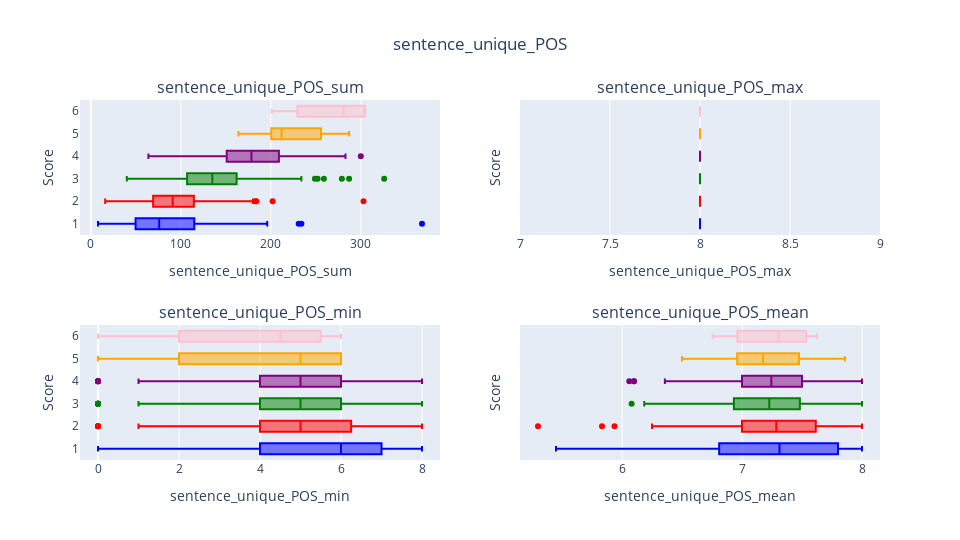

Here is the notebook cell this chart was saved with:
### Code cell
plot_all("sentence_unique_POS")

### Figure 1 — Plotly figure (JSON) as saved in the notebook; plotly's stock layout.template omitted (floating-point values rounded to 4 significant figures; data arrays with more than 128 entries replaced by an {"elided": "..."} marker saying what was removed)
{"data": [{"legendgroup": "1", "marker": {"color": "blue"}, "name": "1", "showlegend": false, "type": "box", "x": [46, 150, 93, 55, 117, 76, 63, 155, 24, 234, 159, 48, 24, 67, 96, 368, 8, 231, 45, 101, 69, 196, 72, 109, 87, 65, 87, 153, 39, 86, 39, 76, 56, 72, 48], "xaxis": "x", "yaxis": "y"}, {"legendgroup": "2", "marker": {"color": "red"}, "name": "2", "showlegend": false, "type": "box", "x": {"elided": "129 int values"}, "xaxis": "x", "yaxis": "y"}, {"legendgroup": "3", "marker": {"color": "green"}, "name": "3", "showlegend": false, "type": "box", "x": {"elided": "197 int values"}, "xaxis": "x", "yaxis": "y"}, {"legendgroup": "4", "marker": {"color": "purple"}, "name": "4", "showlegend": false, "type": "box", "x": [175, 154, 171, 247, 220, 151, 177, 199, 77, 151, 165, 166, 105, 175, 97, 175, 198, 185, 203, 201, 190, 116, 214, 245, 184, 147, 283, 83, 130, 163, 227, 173, 132, 232, 139, 202, 213, 163, 205, 212, 178, 122, 143, 278, 187, 186, 210, 152, 174, 209, 179, 200, 133, 169, 233, 155, 241, 195, 96, 186, 189, 152, 151, 148, 233, 225, 300, 159, 181, 208, 178, 176, 232, 188, 170, 129, 114, 112, 188, 135, 198, 183, 241, 187, 202, 168, 150, 147, 229, 224, 164, 219, 209, 179, 207, 107, 155, 213, 215, 260, 230, 64, 128, 226, 122, 146, 168, 147, 151, 144, 231, 209, 155, 135, 188, 178, 220, 193, 189, 151], "xaxis": "x", "yaxis": "y"}, {"legendgroup": "5", "marker": {"color": "orange"}, "name": "5", "showlegend": false, "type": "box", "x": [287, 165, 233, 212, 203, 287, 164, 252, 169, 267, 218, 202, 211, 200, 257], "xaxis": "x", "yaxis": "y"}, {"legendgroup": "6", "marker": {"color": "pink"}, "name": "6", "showlegend": false, "type": "box", "x": [304, 305, 258, 201], "xaxis": "x", "yaxis": "y"}, {"legendgroup": "1", "marker": {"color": "blue"}, "name": "1", "showlegend": false, "type": "box", "x": [8, 8, 8, 8, 8, 8, 8, 8, 8, 8, 8, 8, 8, 8, 8, 8, 8, 8, 8, 8, 8, 8, 8, 8, 8, 8, 8, 8, 8, 8, 8, 8, 8, 8, 8], "xaxis": "x2", "yaxis": "y2"}, {"legendgroup": "2", "marker": {"color": "red"}, "name": "2", "showlegend": false, "type": "box", "x": {"elided": "129 int values"}, "xaxis": "x2", "yaxis": "y2"}, {"legendgroup": "3", "marker": {"color": "green"}, "name": "3", "showlegend": false, "type": "box", "x": {"elided": "197 int values"}, "xaxis": "x2", "yaxis": "y2"}, {"legendgroup": "4", "marker": {"color": "purple"}, "name": "4", "showlegend": false, "type": "box", "x": [8, 8, 8, 8, 8, 8, 8, 8, 8, 8, 8, 8, 8, 8, 8, 8, 8, 8, 8, 8, 8, 8, 8, 8, 8, 8, 8, 8, 8, 8, 8, 8, 8, 8, 8, 8, 8, 8, 8, 8, 8, 8, 8, 8, 8, 8, 8, 8, 8, 8, 8, 8, 8, 8, 8, 8, 8, 8, 8, 8, 8, 8, 8, 8, 8, 8, 8, 8, 8, 8, 8, 8, 8, 8, 8, 8, 8, 8, 8, 8, 8, 8, 8, 8, 8, 8, 8, 8, 8, 8, 8, 8, 8, 8, 8, 8, 8, 8, 8, 8, 8, 8, 8, 8, 8, 8, 8, 8, 8, 8, 8, 8, 8, 8, 8, 8, 8, 8, 8, 8], "xaxis": "x2", "yaxis": "y2"}, {"legendgroup": "5", "marker": {"color": "orange"}, "name": "5", "showlegend": false, "type": "box", "x": [8, 8, 8, 8, 8, 8, 8, 8, 8, 8, 8, 8, 8, 8, 8], "xaxis": "x2", "yaxis": "y2"}, {"legendgroup": "6", "marker": {"color": "pink"}, "name": "6", "showlegend": false, "type": "box", "x": [8, 8, 8, 8], "xaxis": "x2", "yaxis": "y2"}, {"legendgroup": "1", "marker": {"color": "blue"}, "name": "1", "showlegend": false, "type": "box", "x": [6, 7, 6, 7, 7, 5, 3, 5, 8, 0, 4, 8, 8, 6, 5, 1, 8, 3, 0, 4, 6, 1, 8, 0, 6, 5, 5, 6, 7, 4, 7, 4, 0, 6, 8], "xaxis": "x3", "yaxis": "y3"}, {"legendgroup": "2", "marker": {"color": "red"}, "name": "2", "showlegend": false, "type": "box", "x": {"elided": "129 int values"}, "xaxis": "x3", "yaxis": "y3"}, {"legendgroup": "3", "marker": {"color": "green"}, "name": "3", "showlegend": false, "type": "box", "x": {"elided": "197 int values"}, "xaxis": "x3", "yaxis": "y3"}, {"legendgroup": "4", "marker": {"color": "purple"}, "name": "4", "showlegend": false, "type": "box", "x": [5, 6, 4, 5, 4, 0, 6, 5, 5, 5, 4, 6, 4, 7, 2, 6, 5, 6, 5, 2, 6, 6, 5, 3, 5, 3, 6, 5, 6, 6, 3, 2, 7, 5, 7, 4, 4, 6, 6, 4, 5, 0, 5, 4, 6, 4, 6, 4, 5, 6, 5, 0, 6, 1, 3, 4, 4, 5, 0, 6, 5, 4, 3, 4, 5, 0, 5, 5, 4, 5, 5, 5, 5, 5, 6, 6, 6, 6, 7, 1, 6, 4, 3, 5, 5, 6, 5, 5, 4, 6, 3, 5, 3, 5, 5, 6, 7, 4, 6, 4, 6, 8, 6, 4, 5, 6, 6, 4, 4, 6, 5, 4, 6, 5, 4, 4, 4, 1, 5, 5], "xaxis": "x3", "yaxis": "y3"}, {"legendgroup": "5", "marker": {"color": "orange"}, "name": "5", "showlegend": false, "type": "box", "x": [2, 6, 2, 5, 5, 3, 6, 2, 0, 6, 6, 6, 4, 5, 0], "xaxis": "x3", "yaxis": "y3"}, {"legendgroup": "6", "marker": {"color": "pink"}, "name": "6", "showlegend": false, "type": "box", "x": [0, 6, 4, 5], "xaxis": "x3", "yaxis": "y3"}, {"legendgroup": "1", "marker": {"color": "blue"}, "name": "1", "showlegend": false, "type": "box", "x": [7.667, 7.895, 7.75, 7.857, 7.312, 7.6, 6.3, 6.739, 8, 6.324, 6.913, 8, 8, 7.444, 6.857, 6.345, 8, 6.794, 5.625, 7.214, 7.667, 7.538, 8, 5.45, 7.25, 7.222, 7.25, 7.65, 7.8, 6.615, 7.8, 6.333, 7, 7.2, 8], "xaxis": "x4", "yaxis": "y4"}, {"legendgroup": "2", "marker": {"color": "red"}, "name": "2", "showlegend": false, "type": "box", "x": {"elided": "129 float values"}, "xaxis": "x4", "yaxis": "y4"}, {"legendgroup": "3", "marker": {"color": "green"}, "name": "3", "showlegend": false, "type": "box", "x": {"elided": "197 float values"}, "xaxis": "x4", "yaxis": "y4"}, {"legendgroup": "4", "marker": {"color": "purple"}, "name": "4", "showlegend": false, "type": "box", "x": [7.292, 7.7, 6.84, 7.265, 7.097, 6.565, 7.375, 7.107, 7, 7.55, 7.174, 7.545, 7.5, 7.609, 6.929, 7.292, 7.333, 7.4, 7.25, 7.444, 7.308, 7.25, 7.379, 7, 6.815, 7.35, 7.256, 7.545, 7.647, 7.409, 7.323, 6.92, 7.765, 7.03, 7.722, 6.516, 7.1, 7.409, 7.593, 7.31, 7.12, 6.1, 7.526, 7.514, 7.192, 6.889, 7.5, 7.238, 7.25, 7.741, 7.16, 6.061, 7, 6.76, 6.657, 7.045, 6.694, 7.5, 6.857, 7.44, 7.269, 6.909, 7.19, 7.048, 7.516, 6.818, 7.5, 6.913, 6.704, 7.172, 7.12, 7.04, 7.484, 6.963, 7.083, 7.167, 7.6, 7.467, 7.833, 6.75, 7.333, 7.32, 7.088, 7.192, 7.214, 7.304, 7.5, 7, 6.543, 7.226, 6.56, 6.844, 6.742, 7.16, 7.393, 7.643, 7.75, 6.656, 7.679, 7.222, 7.419, 8, 7.529, 7.062, 6.1, 7.3, 7.636, 6.682, 7.19, 7.579, 7.7, 7.207, 7.75, 7.5, 7.52, 6.357, 6.875, 6.655, 7.269, 7.19], "xaxis": "x4", "yaxis": "y4"}, {"legendgroup": "5", "marker": {"color": "orange"}, "name": "5", "showlegend": false, "type": "box", "x": [6.674, 7.857, 7.281, 7.067, 7.25, 7.175, 7.455, 7, 6.5, 7.629, 7.517, 7.481, 6.594, 7.143, 6.946], "xaxis": "x4", "yaxis": "y4"}, {"legendgroup": "6", "marker": {"color": "pink"}, "name": "6", "showlegend": false, "type": "box", "x": [6.756, 7.625, 7.167, 7.444], "xaxis": "x4", "yaxis": "y4"}], "layout": {"annotations": [{"font": {"size": 16}, "showarrow": false, "text": "sentence_unique_POS_sum", "x": 0.225, "xanchor": "center", "xref": "paper", "y": 1, "yanchor": "bottom", "yref": "paper"}, {"font": {"size": 16}, "showarrow": false, "text": "sentence_unique_POS_max", "x": 0.775, "xanchor": "center", "xref": "paper", "y": 1, "yanchor": "bottom", "yref": "paper"}, {"font": {"size": 16}, "showarrow": false, "text": "sentence_unique_POS_min", "x": 0.225, "xanchor": "center", "xref": "paper", "y": 0.375, "yanchor": "bottom", "yref": "paper"}, {"font": {"size": 16}, "showarrow": false, "text": "sentence_unique_POS_mean", "x": 0.775, "xanchor": "center", "xref": "paper", "y": 0.375, "yanchor": "bottom", "yref": "paper"}], "barmode": "group", "height": 540, "legend": {"orientation": "h", "x": 0.5, "xanchor": "center", "y": -0.2, "yanchor": "top"}, "title": {"text": "sentence_unique_POS", "x": 0.5}, "width": 960, "xaxis": {"anchor": "y", "domain": [0, 0.45], "title": {"text": "sentence_unique_POS_sum"}}, "xaxis2": {"anchor": "y2", "domain": [0.55, 1], "title": {"text": "sentence_unique_POS_max"}}, "xaxis3": {"anchor": "y3", "domain": [0, 0.45], "title": {"text": "sentence_unique_POS_min"}}, "xaxis4": {"anchor": "y4", "domain": [0.55, 1], "title": {"text": "sentence_unique_POS_mean"}}, "yaxis": {"anchor": "x", "domain": [0.625, 1], "title": {"text": "Score"}}, "yaxis2": {"anchor": "x2", "domain": [0.625, 1], "matches": "y", "showticklabels": false, "title": {"text": "Score"}}, "yaxis3": {"anchor": "x3", "domain": [0, 0.375], "title": {"text": "Score"}}, "yaxis4": {"anchor": "x4", "domain": [0, 0.375], "matches": "y3", "showticklabels": false, "title": {"text": "Score"}}}}
